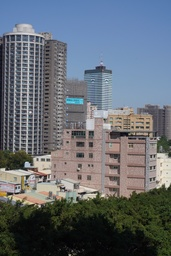
#> input picture Hw1-Stitching-Py/image1.jpeg, 171 x 256 px, shrunk from 854 x 1280 before the run
$ python main.py
#> lines starting #> are read from the running program, lines starting #| are printed output that depends on the picture
import cv2
import numpy as np

# Read input files
input_files = ["image1.jpeg", "image2.jpeg", "image3.jpeg"]

# Padding settings
y_padding = 100
x_padding = 100

# Read anchor coordinates
anchor_pairs = []
with open("coordinates.csv", "r", encoding="utf-8") as f:
#> (reads Hw1-Stitching-Py/coordinates.csv from the repository)
    for line in f:
        x1, y1, x2, y2 = map(float, line.strip().split(","))
        anchor_pairs.append(np.array([[x1, y1], [x2, y2]]))

pair1, pair2, pair3, pair4, pair5, pair6 = anchor_pairs[:6]

# Print coordinate pairs
print("Img1:")
print(f"\tpair1: ({pair1[0,0]}, {pair1[0,1]}) <-> ({pair1[1,0]}, {pair1[1,1]})")
print(f"\tpair2: ({pair2[0,0]}, {pair2[0,1]}) <-> ({pair2[1,0]}, {pair2[1,1]})")
print(f"\tpair3: ({pair3[0,0]}, {pair3[0,1]}) <-> ({pair3[1,0]}, {pair3[1,1]})")
print("Img2:")
print(f"\tpair4: ({pair4[0,0]}, {pair4[0,1]}) <-> ({pair4[1,0]}, {pair4[1,1]})")
print(f"\tpair5: ({pair5[0,0]}, {pair5[0,1]}) <-> ({pair5[1,0]}, {pair5[1,1]})")
print(f"\tpair6: ({pair6[0,0]}, {pair6[0,1]}) <-> ({pair6[1,0]}, {pair6[1,1]})")

# Create matrices for transformation
points1 = np.float32(
    [
        [pair1[0, 0], pair1[0, 1], 1],
        [pair2[0, 0], pair2[0, 1], 1],
        [pair3[0, 0], pair3[0, 1], 1],
    ]
)

points2 = np.float32(
    [
        [pair4[0, 0], pair4[0, 1], 1],
        [pair5[0, 0], pair5[0, 1], 1],
        [pair6[0, 0], pair6[0, 1], 1],
    ]
)

x_vals1 = np.float32([pair1[1, 0], pair2[1, 0], pair3[1, 0]])
y_vals1 = np.float32([pair1[1, 1], pair2[1, 1], pair3[1, 1]])
x_vals2 = np.float32([pair4[1, 0], pair5[1, 0], pair6[1, 0]])
y_vals2 = np.float32([pair4[1, 1], pair5[1, 1], pair6[1, 1]])

# Solve using OpenCV
ret, x_dst1 = cv2.solve(points1, x_vals1, flags=cv2.DECOMP_LU)
ret, y_dst1 = cv2.solve(points1, y_vals1, flags=cv2.DECOMP_LU)
ret, x_dst2 = cv2.solve(points2, x_vals2, flags=cv2.DECOMP_LU)
ret, y_dst2 = cv2.solve(points2, y_vals2, flags=cv2.DECOMP_LU)

print(f"Img1:")
print(f"\ta: {x_dst1[0,0]:.6f}, b: {x_dst1[1,0]:.6f}, c: {x_dst1[2,0]:.6f}")
print(f"\td: {y_dst1[0,0]:.6f}, e: {y_dst1[1,0]:.6f}, f: {y_dst1[2,0]:.6f}")
print(f"Img2:")
print(f"\ta: {x_dst2[0,0]:.6f}, b: {x_dst2[1,0]:.6f}, c: {x_dst2[2,0]:.6f}")
print(f"\td: {y_dst2[0,0]:.6f}, e: {y_dst2[1,0]:.6f}, f: {y_dst2[2,0]:.6f}")


def interpolate(img, origin_x, origin_y):
    """Bilinear interpolation for image"""
    x_1 = int(np.floor(origin_x))
    x_2 = x_1 + 1
    y_1 = int(np.floor(origin_y))
    y_2 = y_1 + 1

    if x_1 < 0 or x_2 >= img.shape[1] or y_1 < 0 or y_2 >= img.shape[0]:
        return np.zeros(3, dtype=np.uint8)

    dx = origin_x - x_1
    dy = origin_y - y_1

    c1 = img[y_1, x_1]
    c2 = img[y_1, x_2]
    c3 = img[y_2, x_1]
    c4 = img[y_2, x_2]

    return (
        c1 * (1 - dx) * (1 - dy)
        + c2 * dx * (1 - dy)
        + c3 * (1 - dx) * dy
        + c4 * dx * dy
    ).astype(np.uint8)


def find_boundary(img):
    """找出邊界，回傳最大 x, y 和最小 y"""
    non_zero = np.nonzero(np.any(img != 0, axis=2))
    min_boundary_y = np.min(non_zero[0]) if len(non_zero[0]) > 0 else 0
    max_boundary_y = np.max(non_zero[0]) if len(non_zero[0]) > 0 else img.shape[0]
    max_boundary_x = np.max(non_zero[1]) if len(non_zero[1]) > 0 else img.shape[1]
    return max_boundary_x, max_boundary_y, min_boundary_y


# Read images
img1 = cv2.imread(input_files[0])
#> img1 is the input picture: shape (256, 171, 3); mean B, G, R 115.3, 107.5, 100.4
img2 = cv2.imread(input_files[1])
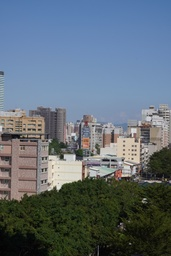
#> input picture Hw1-Stitching-Py/image2.jpeg, 171 x 256 px, shrunk from 854 x 1280 before the run
#> img2 is the input picture: shape (256, 171, 3); mean B, G, R 120.3, 109.3, 96.3
img3 = cv2.imread(input_files[2])
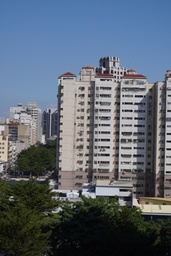
#> input picture Hw1-Stitching-Py/image3.jpeg, 171 x 256 px, shrunk from 854 x 1280 before the run
#> img3 is the input picture: shape (256, 171, 3); mean B, G, R 114.7, 102.6, 91.9

# Create intermediate image
intermediate = np.zeros(
    (img2.shape[0] + 2 * y_padding, int(img2.shape[1] + img3.shape[1] * 1.5), 3),
    dtype=np.uint8,
)

# Transform img3 to img2 space
for new_y in range(-y_padding, img2.shape[0] + 2 * y_padding):
    for new_x in range(img2.shape[1] + img3.shape[1] + x_padding):
        x = x_dst2[0, 0] * new_x + x_dst2[1, 0] * new_y + x_dst2[2, 0]
        y = y_dst2[0, 0] * new_x + y_dst2[1, 0] * new_y + y_dst2[2, 0]

        if 0 <= x < img3.shape[1] and 0 <= y < img3.shape[0]:
            intermediate[new_y + y_padding, new_x] = interpolate(img3, x, y)
#> intermediate: shape (456, 427, 3); every value is 0

# Copy img2 to intermediate
intermediate[y_padding : y_padding + img2.shape[0], 0 : img2.shape[1]] = img2
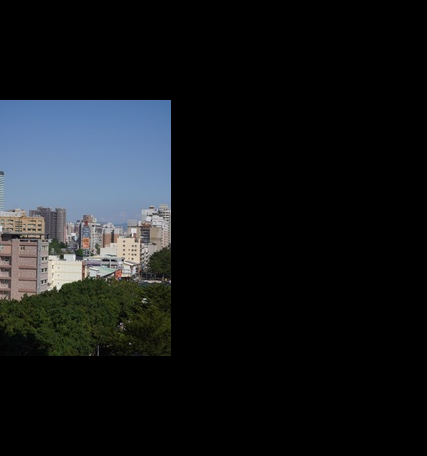
#> intermediate: shape (456, 427, 3); mean B, G, R 27.1, 24.6, 21.6

# Find boundary of intermediate result
max_x, max_y, min_y = find_boundary(intermediate)
#> in find_boundary, `non_zero = np.nonzero(np.any(img != 0, axis=2))`: non_zero = 43773 positions, rows 100 to 355, columns 0 to 170
#> in find_boundary, `min_boundary_y = np.min(non_zero[0]) if len(non_zero[0]) > 0 else 0`: min_boundary_y = 100
#> in find_boundary, `max_boundary_y = np.max(non_zero[0]) if len(non_zero[0]) > 0 else img...`: max_boundary_y = 355
#> in find_boundary, `max_boundary_x = np.max(non_zero[1]) if len(non_zero[1]) > 0 else img...`: max_boundary_x = 170
#> max_x = 170; max_y = 355; min_y = 100
intermediate = intermediate[:max_y, :max_x]
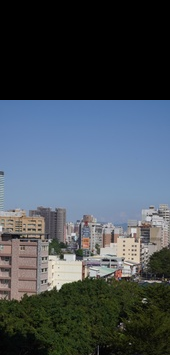
#> intermediate: shape (355, 170, 3); mean B, G, R 86.8, 78.8, 69.4

# Create final output
output_h = max(img1.shape[0], intermediate.shape[0]) + 2 * y_padding
#> output_h = 555
output_w = img1.shape[1] + intermediate.shape[1] + x_padding
#> output_w = 441
final_output = np.zeros((output_h, output_w, 3), dtype=np.uint8)

# Transform intermediate to img1 space
for new_y in range(-y_padding, output_h):
    for new_x in range(output_w):
        x = x_dst1[0, 0] * new_x + x_dst1[1, 0] * new_y + x_dst1[2, 0]
        y = y_dst1[0, 0] * new_x + y_dst1[1, 0] * new_y + y_dst1[2, 0]

        if 0 <= y < intermediate.shape[0] and 0 <= x < intermediate.shape[1]:
            final_output[new_y, new_x] = interpolate(intermediate, x, y)
#> final_output: shape (555, 441, 3); every value is 0

# Copy img1 to final output
final_output[y_padding : y_padding + img1.shape[0], 0 : img1.shape[1]] = img1
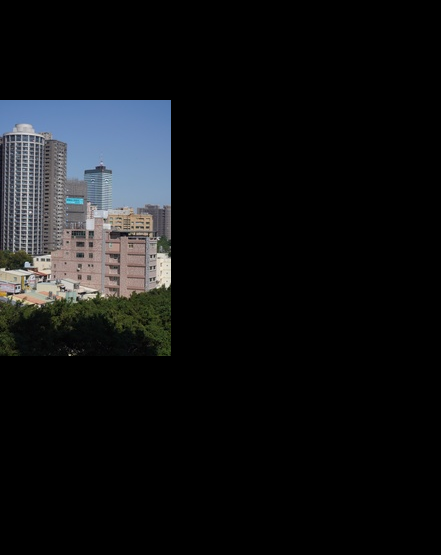
#> final_output: shape (555, 441, 3); mean B, G, R 20.6, 19.2, 18

# Find final boundary
max_x, max_y, min_y = find_boundary(final_output)
final_output = final_output[min_y:max_y, :max_x]
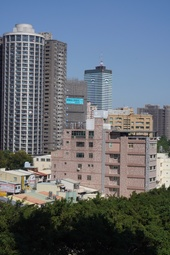
#> final_output: shape (255, 170, 3); mean B, G, R 115.6, 107.7, 100.7

# Save output
cv2.imwrite("output.jpg", final_output)
print("Output saved to output.jpg")
